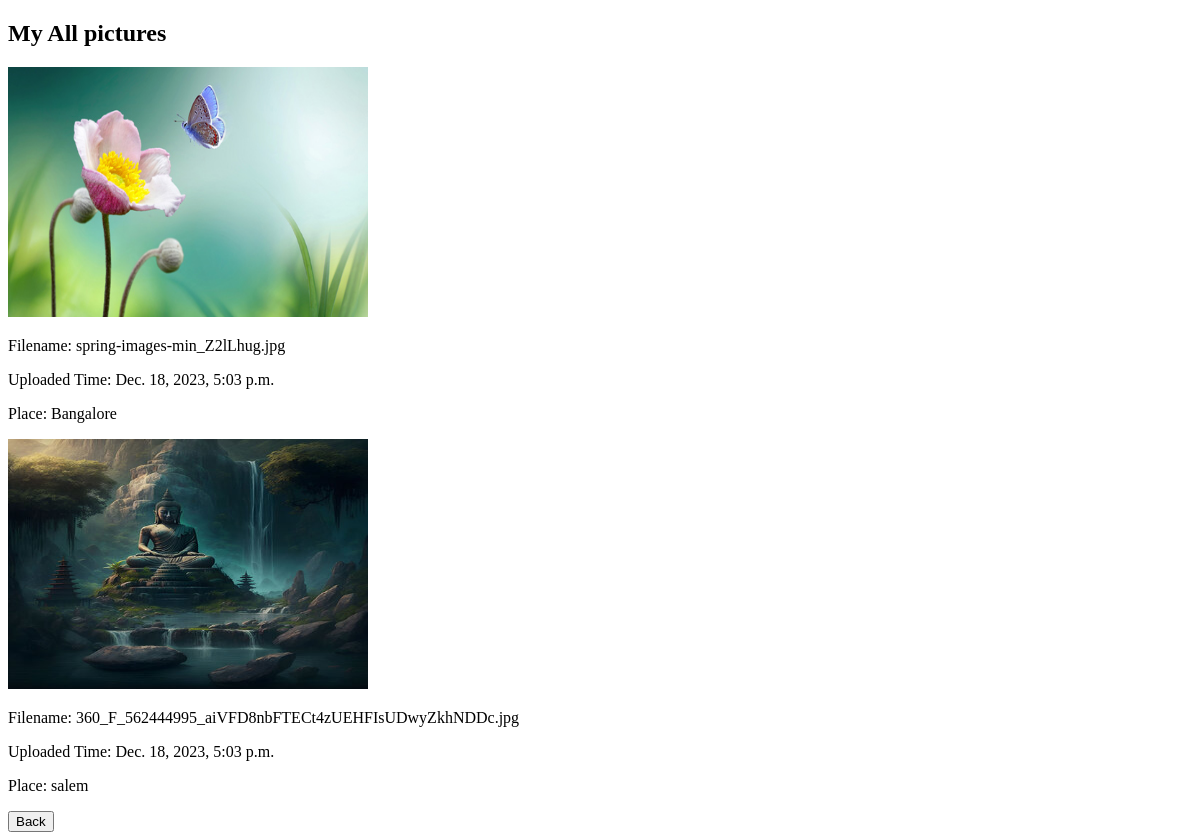
Before: /my_all_pictures/ (signed in) with the older database file.
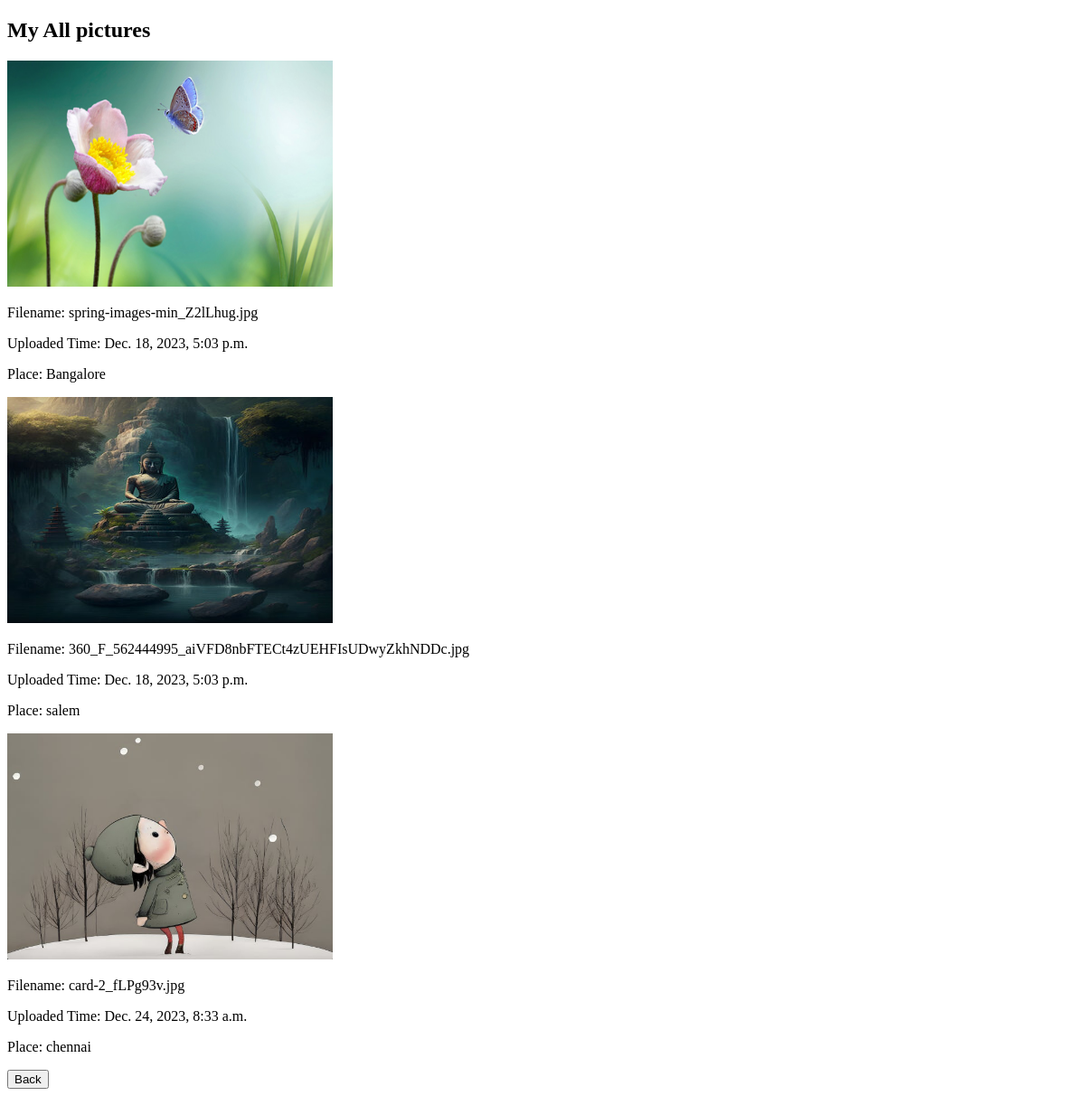
After: the same page with the newer database file.
### pics_app/models.py (models this page shows)
class Picture(models.Model):
    image = models.ImageField(upload_to='uploaded_pics/', max_length=500)
    uploaded_by = models.ForeignKey(User, on_delete=models.CASCADE, default=None)
    upload_time = models.DateTimeField(auto_now_add=True)
    location = models.CharField(max_length=255, blank=True, null=True)

### pics_app/views.py (the view)
# urls.py: path('my_all_pictures/', views.my_all_pictures, name='my_all_pictures'),
@login_required
def my_all_pictures(request):
    my_all_pictures = Picture.objects.filter(uploaded_by=request.user)
    context = {
        'my_all_pictures': my_all_pictures,
    }
    return render(request, 'pics_app/my_all_pictures.html', context)

### pics_app/templatetags/my_tags.py (called while the page is built)
@register.filter
def basename(value):
    return os.path.basename(value)

### pics_app/templates/pics_app/my_all_pictures.html (shortened to what this page needs)
{% load my_tags %}
<!DOCTYPE html>
<html lang="en">
<head>
</head>
<body>
    <div class="header">
         <h2>My All pictures</h2>
    </div>
    {% if my_all_pictures %}
        {% for picture in my_all_pictures %}
            <div>
                <img src="{{ picture.image.url }}" alt="Uploaded Picture" width="360" height="250">
                <p>Filename: {{ picture.image.name|basename }}</p>
                <p>Uploaded Time: {{ picture.upload_time }}</p>
                <p>Place: {{ picture.location }}</p>
            </div>
        {% endfor %}
    {% else %}
        <p>No pictures found.</p>
    {% endif %}
    <div class="buttons">
            <button onclick="location.href='{% url 'my_pictures' %}'">Back</button>
    </div>
</body>
</html>

Changed rows visible on the page:
added Picture: image (picture), image.name|basename "card-2_fLPg93v.jpg", upload_time "Dec. 24, 2023, 8:33 a.m.", location "chennai"
